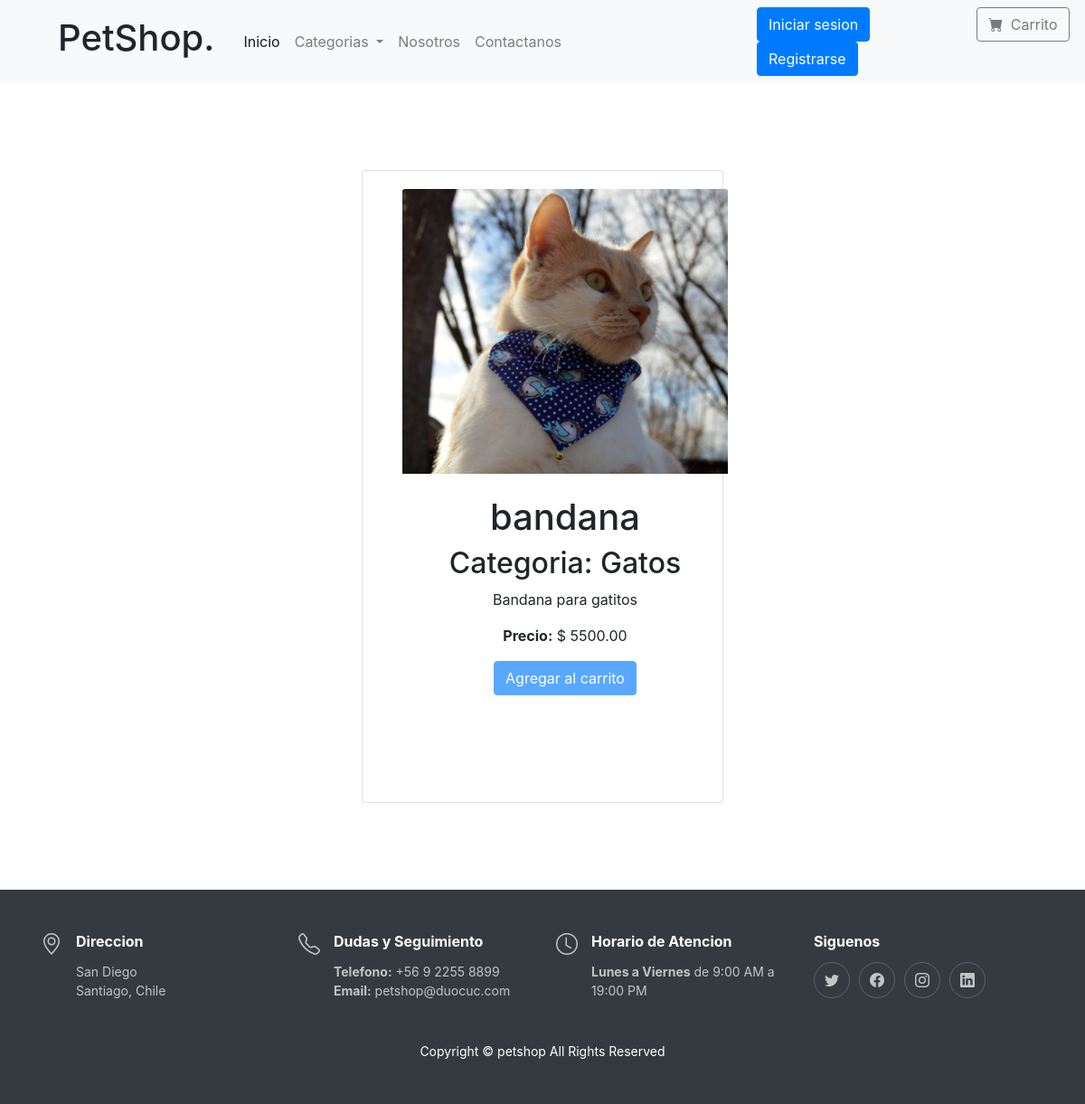
Screenshot of /producto/4 with the database file from the repository.
### core/models.py (models this page shows, shortened)
class Producto(models.Model):
    id = models.IntegerField(primary_key=True, verbose_name='Id de producto')
    titulo = models.CharField(max_length=50, null=False)
    stock = models.IntegerField(default=1)
    imagen = models.FileField(upload_to='img')
    descripcion = models.CharField(max_length=200, null=False)
    precio = models.DecimalField(null=False, max_digits=10, decimal_places=2)
    categoria = models.ForeignKey(Categoria,on_delete=models.CASCADE, related_name="productos")

class Categoria(models.Model):
    id = models.IntegerField(primary_key=True, verbose_name='Id de categoria')
    descripcion = models.CharField(max_length=200, null=False)

### core/views.py (the view)
# urls.py: path('producto/<int:producto_id>', views.producto_show, name="producto_show" ),
def producto_show(request, producto_id):
    producto =  get_object_or_404(Producto, id=producto_id)
    return render(request, 'core/producto/show.html',{
        'categorias' : Categoria.objects.all(),
        'producto' : producto
    })

### core/templates/core/producto/show.html (shortened to what this page needs)
{% extends "core/layout.html" %}
{% block content %}
<section class="py-5">
    <div class="container px-4 px-lg-5 mt-5">
        <div class="row gx-4 gx-lg-5 row-cols-2 row-cols-md-3 row-cols-xl-4 justify-content-center">
            <div class="card"  style="height: 700px; width: 600px !important; max-width: 400px !important; ;">
                <div class="card-body" style="height: 600px; width: 600px !important; max-width: 400px !important;">
                    <img class="card-img-top" src="{{MEDIA_URL}}{{producto.imagen.url}}"alt="">
                    <div class="card-body p-4" style="text-align: center;">
                        <div class="text-center" style="text-align: center;">
                            <h1>{{ producto.titulo }}</h1>
                            <h2>Categoria: {{ producto.categoria.descripcion }}</h2>
                            <p>{{ producto.descripcion.capitalize }}</p>
                        </div>
                        <p> <strong>Precio:</strong> $ {{ producto.precio }} </p>
                        <form action="{% url 'CORE:carrito_save' %}" method="POST">
                            {% if user.is_superuser or not user.is_authenticated %}
                                <button  type="submit" class="btn btn-primary" disabled>Agregar al carrito</button>
                            {% else %}
                                <button class="btn btn-primary" type="submit">Agregar al carrito</button>
                            {% endif %}
                        </form>
                    </div>
                </div>
            </div>
    </div>
    </div>
</section>
{% endblock %}

### rows the page displays
Producto: imagen (picture), titulo "bandana", categoria.descripcion "Gatos", descripcion "Bandana para gatitos", precio "5500.00"
